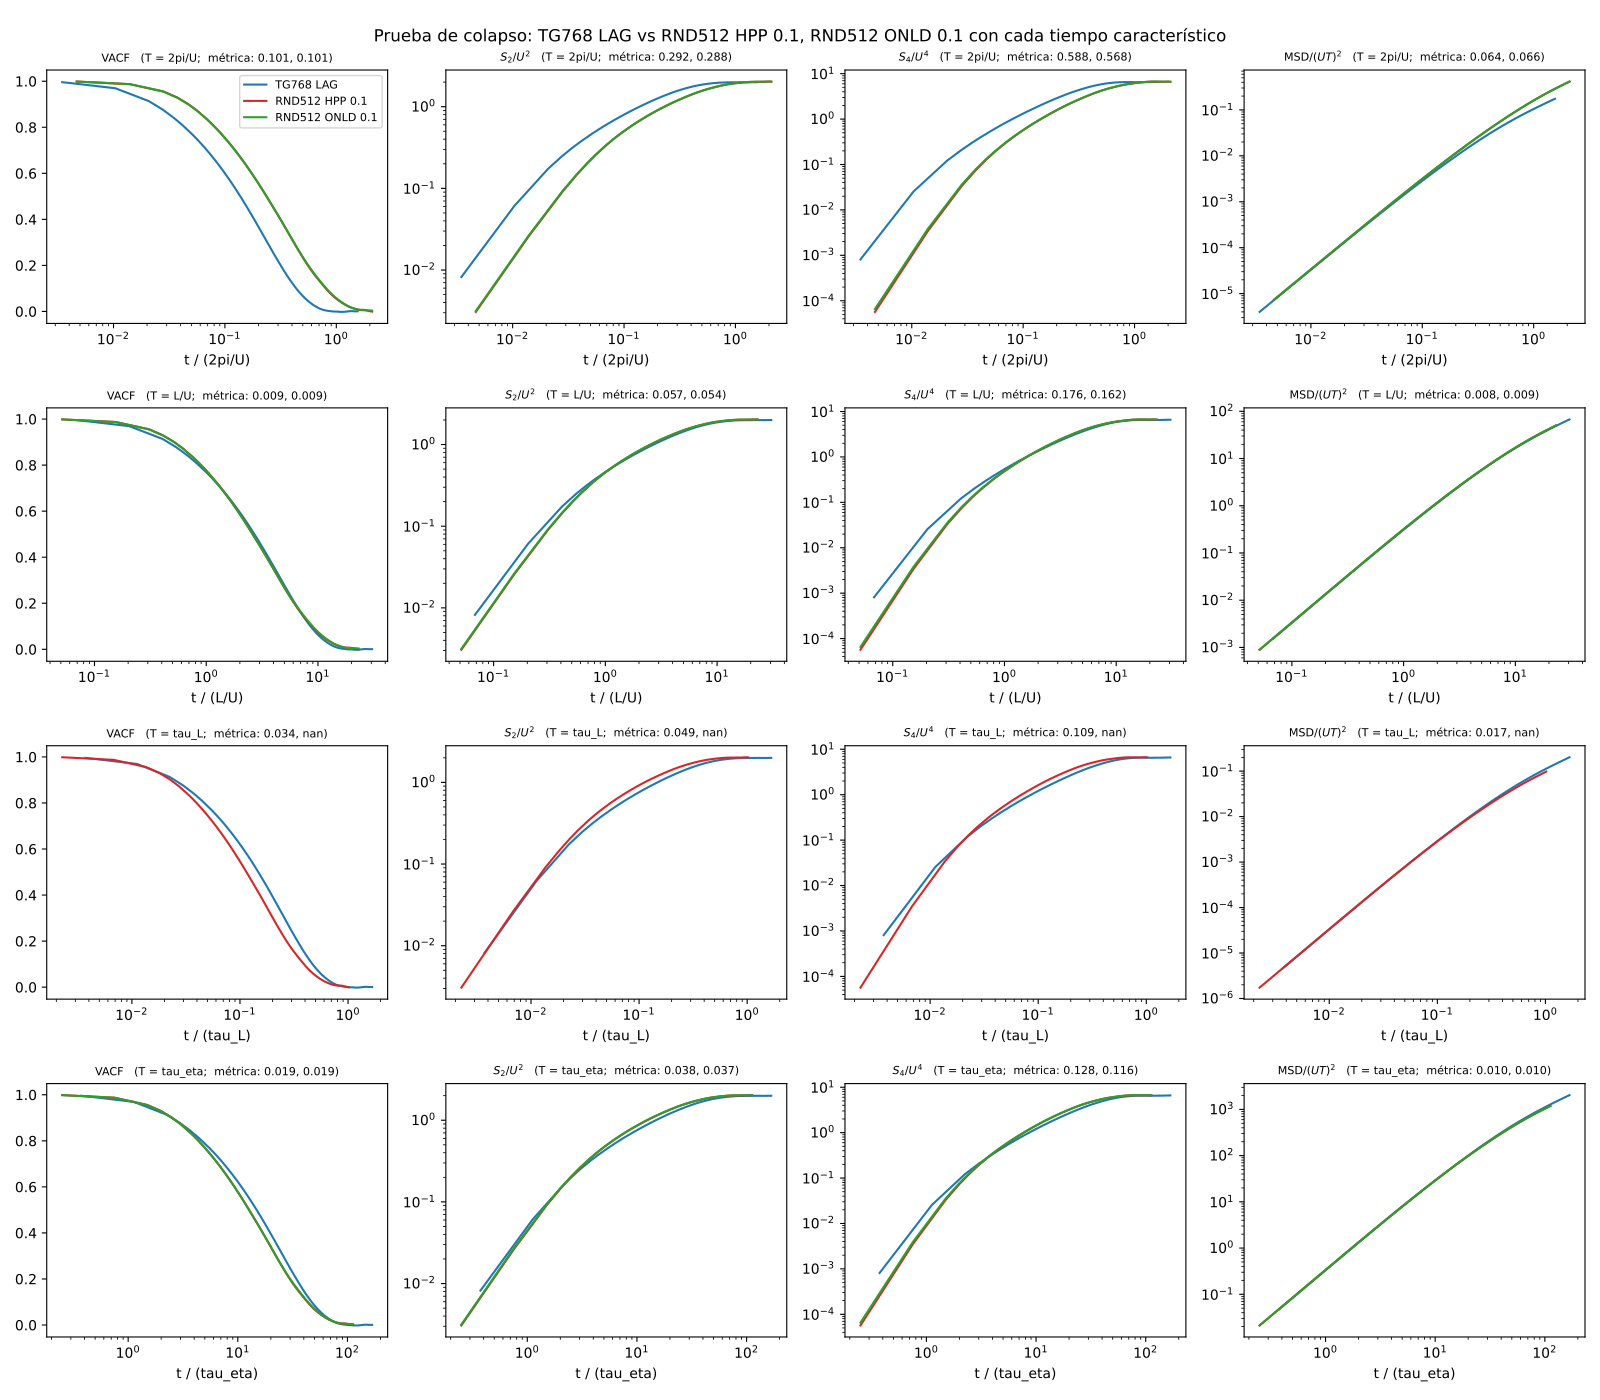

Generate this figure with Python:
"""Collapse test: which turnover-time definition makes TG768 and RND512 comparable?

Tracers only follow the fluid. If a time scale T correctly maps one flow onto
the other, the tracer statistics plotted against t/T (with amplitudes
normalised by the rms velocity U) should overlap. RND512 LAG cannot be used
(its stored positions advance ~81x slower than its velocity), so the TG768
tracers are compared with the lightest RND512 particles (St = 0.1), which
behave almost like tracers except at the shortest lags.

Candidate time scales, computed per simulation:
  2pi/U    box size over rms velocity, U = sqrt(<v^2>) from balance.txt col 2
  L/U      spectral integral scale L = int(E/k) / int(E) (last spectra), over U
  tau_L    first zero crossing of the tracers' velocity autocorrelation
  tau_eta  Kolmogorov time sqrt(nu/eps), eps = nu * <omega^2> (balance.txt col 3)

Amplitude normalisation (same for every candidate):
  VACF as is, S2 / U^2, S4 / U^4, MSD / (U T)^2

Collapse metric on the common t/T range: mean |log10 a - log10 b| for S2, S4,
MSD and mean |a - b| for the VACF. Smaller = better overlap.

Usage
-----
python collapse_test.py [--yaml simuls.yaml] [--sims "TG768 LAG,RND512 HPP 0.1,RND512 ONLD 0.1"]
                        [--n-particles 5000] [--max-steps 900] [--n-lags 60]
"""

import argparse
import re
from pathlib import Path

import matplotlib
matplotlib.use("Agg")
import matplotlib.pyplot as plt
from matplotlib.backends.backend_pdf import PdfPages
import numpy as np
import yaml

from dataset import probe_sim, load_simulation
from features import make_lags, unwrap_positions, _vacf, _msd, _sf

CANDIDATES = ["2pi/U", "L/U", "tau_L", "tau_eta"]
QUANTITIES = [("vacf", "VACF"), ("s2", "$S_2/U^2$"), ("s4", "$S_4/U^4$"), ("msd", "MSD$/(UT)^2$")]


def find_file(sim_path, name):
    """File next to the sim, or in the run dir / its todir (RND512 layout)."""
    p = Path(sim_path)
    for cand in (p / name, p.parent / "todir" / name, p.parent / name):
        if cand.exists():
            return cand
    return None


def read_nu(sim_path):
    par = find_file(sim_path, "parameter.inp")
    for line in par.read_text().splitlines():
        m = re.match(r"\s*nu\s*=\s*([0-9.eE+-]+)", line)
        if m:
            return float(m.group(1))
    raise ValueError(f"nu not found in {par}")


def spectral_L(sim_path, n_spectra=5):
    bal = find_file(sim_path, "balance.txt")
    files = sorted((f for f in bal.parent.glob("kspectrum.*.txt") if f.stat().st_size > 0),
                   key=lambda f: int(f.stem.split(".")[1]))
    Ls = []
    for f in files[-n_spectra:]:
        k, E = np.loadtxt(f, unpack=True)
        m = k > 0
        Ls.append(np.trapezoid(E[m] / k[m], k[m]) / np.trapezoid(E[m], k[m]))
    return float(np.mean(Ls))


def zero_crossing(lag_times, vacf):
    idx = np.where(vacf <= 0)[0]
    if len(idx) == 0:
        return np.nan
    i = idx[0]
    t0, t1, c0, c1 = lag_times[i - 1], lag_times[i], vacf[i - 1], vacf[i]
    return float(t0 + (t1 - t0) * c0 / (c0 - c1))


def sim_stats(sim, n_particles, max_steps, n_lags, rng):
    path = sim["path"]
    n_total, n_steps = probe_sim(path)
    idxs = np.sort(rng.choice(n_total, size=min(n_particles, n_total), replace=False))
    times, pos, vel = load_simulation(path, idxs, max_steps=max_steps)
    dt = float(np.diff(times).mean())

    lags = make_lags(times.shape[0] - 1, n_lags)
    lag_times = lags * dt
    pos_u = unwrap_positions(pos.astype(np.float64))
    v64 = vel.astype(np.float64)
    stats = {"lag_times": lag_times, "vacf": _vacf(v64, lags), "msd": _msd(pos_u, lags),
             "s2": _sf(v64, lags, 2), "s4": _sf(v64, lags, 4)}

    bal = np.loadtxt(find_file(path, "balance.txt"))
    span = (bal[:, 0] >= times[0]) & (bal[:, 0] <= times[-1])
    U = float(np.sqrt(bal[span, 1].mean()))
    nu = read_nu(path)
    eps = nu * float(bal[span, 2].mean())
    L = spectral_L(path)

    scales = {"2pi/U": 2 * np.pi / U, "L/U": L / U,
              "tau_L": zero_crossing(lag_times, stats["vacf"]),
              "tau_eta": float(np.sqrt(nu / eps))}
    return {"name": sim["name"], "dt": dt, "U": U, "L": L, "nu": nu, "eps": eps,
            "n_steps_used": times.shape[0], "scales": scales, "stats": stats}


def normalised(res, cand):
    T, U, st = res["scales"][cand], res["U"], res["stats"]
    x = st["lag_times"] / T
    return x, {"vacf": st["vacf"], "s2": st["s2"] / U**2, "s4": st["s4"] / U**4,
               "msd": st["msd"] / (U * T) ** 2}


def collapse_metric(a, b, cand):
    xa, ya = normalised(a, cand)
    xb, yb = normalised(b, cand)
    lo, hi = max(xa.min(), xb.min()), min(xa.max(), xb.max())
    if not np.isfinite(lo + hi) or hi <= lo:
        return {q: np.nan for q, _ in QUANTITIES}, (lo, hi)
    grid = np.logspace(np.log10(lo), np.log10(hi), 50)
    out = {}
    for q, _ in QUANTITIES:
        if q == "vacf":
            out[q] = float(np.mean(np.abs(np.interp(grid, xa, ya[q]) - np.interp(grid, xb, yb[q]))))
        else:
            la = np.interp(np.log10(grid), np.log10(xa), np.log10(ya[q]))
            lb = np.interp(np.log10(grid), np.log10(xb), np.log10(yb[q]))
            out[q] = float(np.mean(np.abs(la - lb)))
    return out, (lo, hi)


def main():
    p = argparse.ArgumentParser(description=__doc__,
                                formatter_class=argparse.RawDescriptionHelpFormatter)
    p.add_argument("--yaml", default="simuls.yaml")
    p.add_argument("--sims", default="TG768 LAG,RND512 HPP 0.1,RND512 ONLD 0.1",
                   help="First one is the reference; the rest are compared against it")
    p.add_argument("--n-particles", type=int, default=5000)
    p.add_argument("--max-steps", type=int, default=900)
    p.add_argument("--n-lags", type=int, default=60)
    p.add_argument("--seed", type=int, default=42)
    p.add_argument("--output", default="collapse_test.pdf")
    args = p.parse_args()

    names = [s.strip() for s in args.sims.split(",")]
    with open(args.yaml) as fh:
        sims = {s["name"]: s for s in yaml.safe_load(fh)}
    rng = np.random.default_rng(args.seed)

    results = []
    for name in names:
        print(f"Cargando {name} …", flush=True)
        results.append(sim_stats(sims[name], args.n_particles, args.max_steps, args.n_lags, rng))

    print("\nEscalas por simulación:")
    print(f"{'simulación':14s} {'dt':>7s} {'U':>6s} {'L_esp':>6s} {'eps':>7s} " +
          " ".join(f"{c:>8s}" for c in CANDIDATES))
    for r in results:
        print(f"{r['name']:14s} {r['dt']:7.4f} {r['U']:6.3f} {r['L']:6.3f} {r['eps']:7.4f} " +
              " ".join(f"{r['scales'][c]:8.3f}" for c in CANDIDATES))

    ref = results[0]
    metrics = {}   # metrics[other_name][candidate][quantity]
    for other in results[1:]:
        print(f"\nCociente {other['name']} / {ref['name']}:  " +
              "  ".join(f"{c}={other['scales'][c] / ref['scales'][c]:.2f}" for c in CANDIDATES))
        print(f"Colapso {ref['name']} vs {other['name']} (menor = mejor superposición):")
        print(f"{'candidata':10s} " + " ".join(f"{q:>8s}" for q, _ in QUANTITIES) + "   rango t/T común")
        metrics[other["name"]] = {}
        for c in CANDIDATES:
            m, (lo, hi) = collapse_metric(ref, other, c)
            metrics[other["name"]][c] = m
            print(f"{c:10s} " + " ".join(f"{m[q]:8.3f}" for q, _ in QUANTITIES) + f"   [{lo:.3g}, {hi:.3g}]")

    with PdfPages(args.output) as pdf:
        fig, axes = plt.subplots(len(CANDIDATES), len(QUANTITIES), figsize=(16, 14))
        for i, c in enumerate(CANDIDATES):
            for j, (q, title) in enumerate(QUANTITIES):
                ax = axes[i, j]
                for r, color in zip(results, ["C0", "C3", "C2", "C1", "C4", "C5"]):
                    if not np.isfinite(r["scales"][c]):
                        continue
                    x, y = normalised(r, c)
                    ax.plot(x, y[q], color=color, label=r["name"])
                ax.set_xscale("log")
                if q != "vacf":
                    ax.set_yscale("log")
                vals = ", ".join(f"{metrics[o['name']][c][q]:.3f}" for o in results[1:])
                ax.set_title(f"{title}   (T = {c};  métrica: {vals})", fontsize=8)
                ax.set_xlabel(f"t / ({c})")
                if i == 0 and j == 0:
                    ax.legend(fontsize=8)
        fig.suptitle(f"Prueba de colapso: {ref['name']} vs " +
                     ", ".join(o["name"] for o in results[1:]) + " con cada tiempo característico")
        fig.tight_layout()
        pdf.savefig(fig)
        plt.close(fig)
    print(f"\nSaved → {args.output}")


if __name__ == "__main__":
    main()
